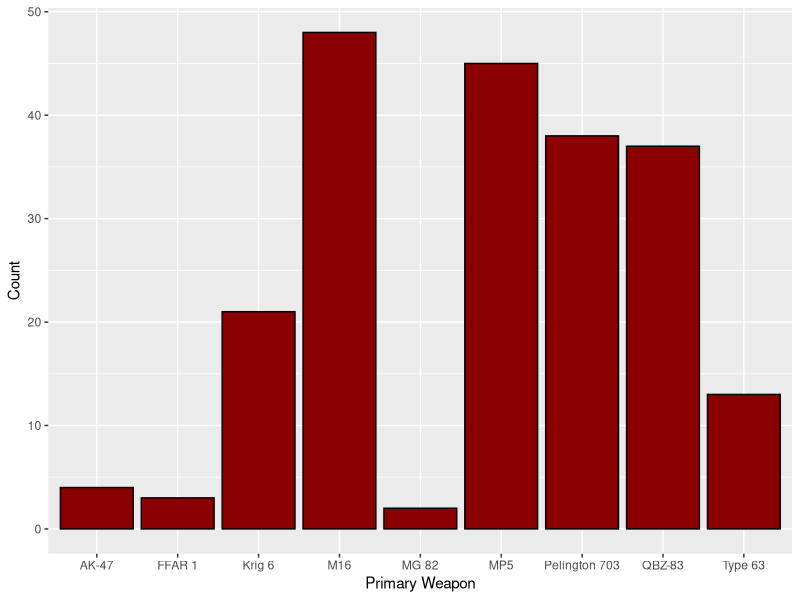
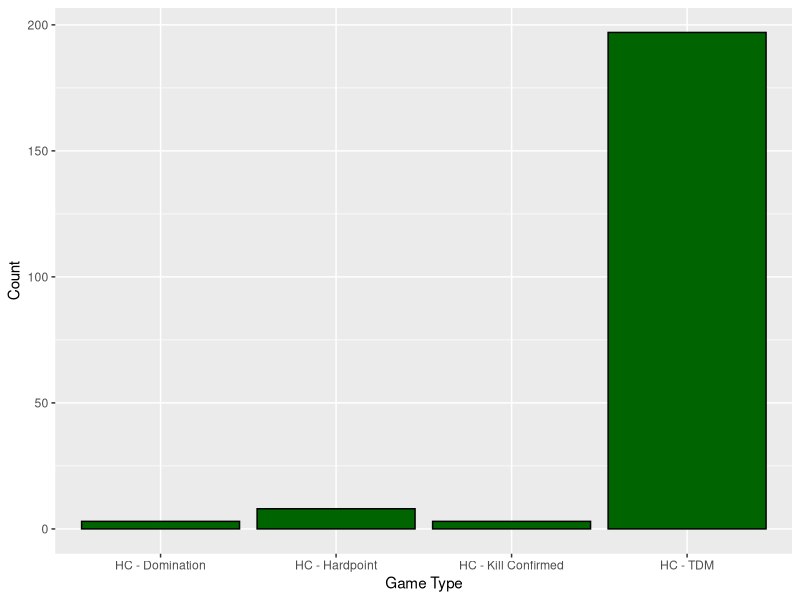
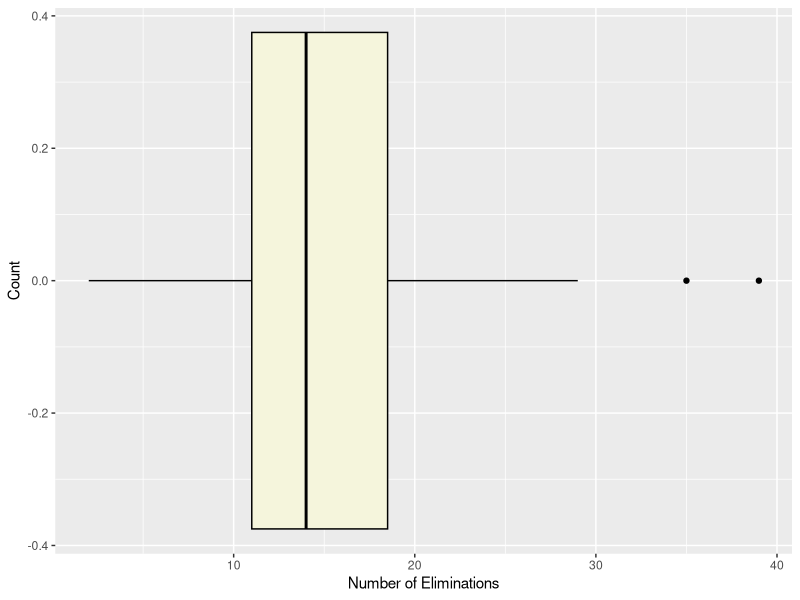
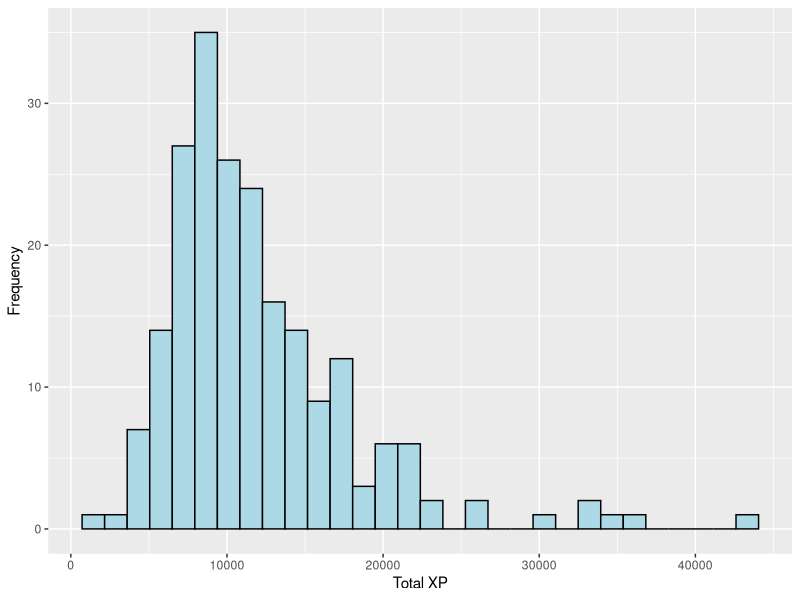
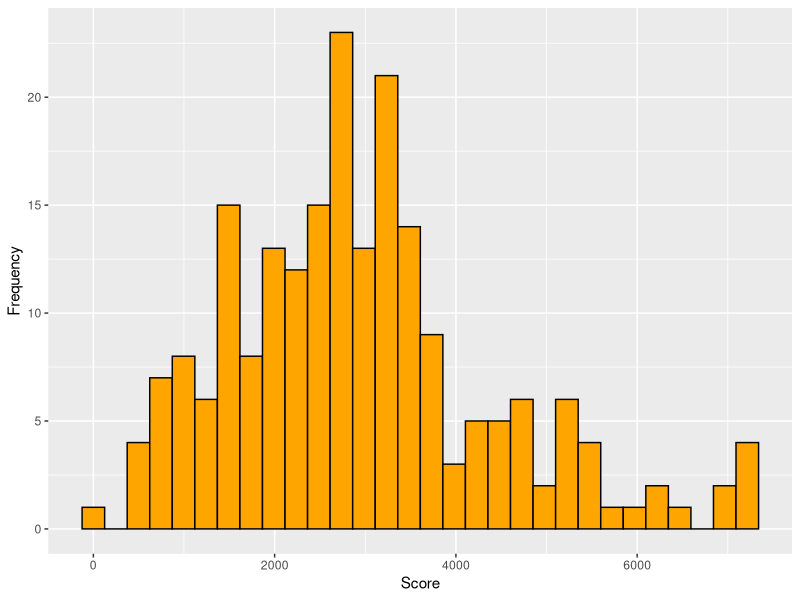
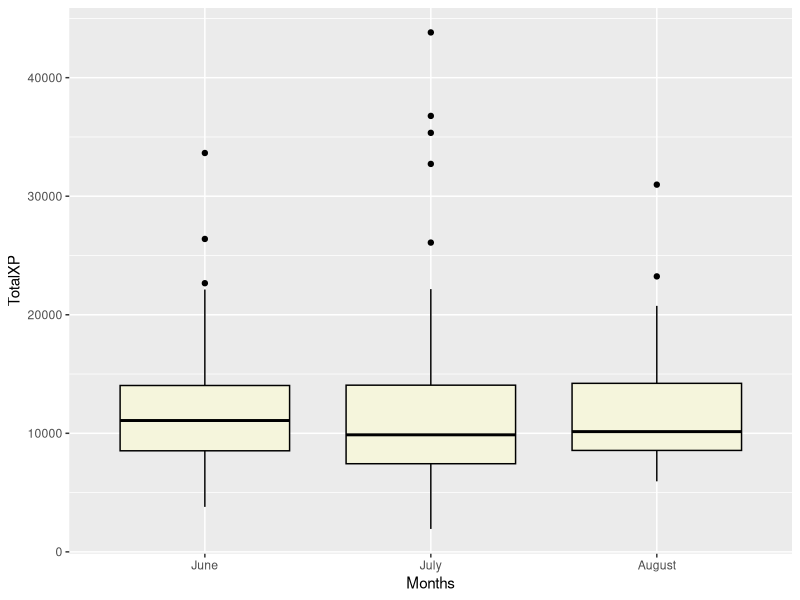
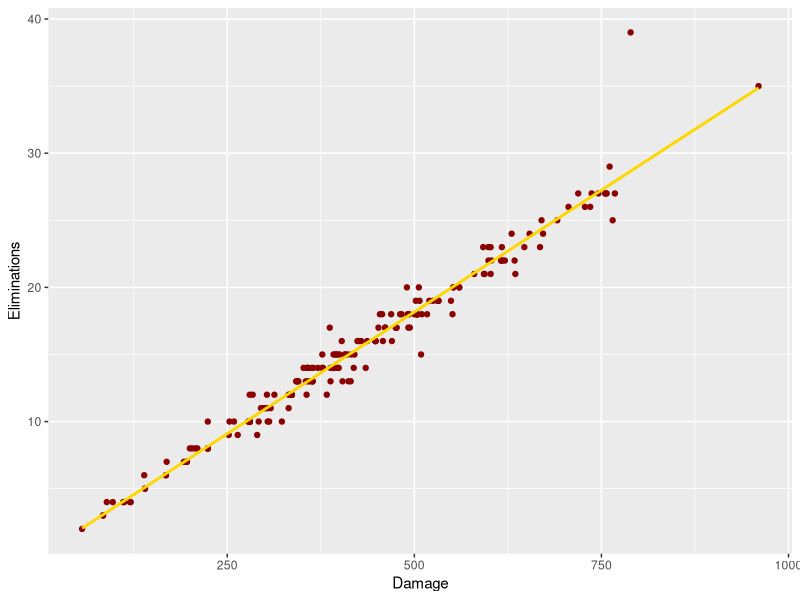

Generate these figures, in order, with R:
## ---- chunk 1
knitr::opts_chunk$set(echo = TRUE)
## ---- chunk 2
library(readxl)
library(tidyverse)
library(lubridate)
data <- read_xlsx("CODGames2_mp.xlsx")
## ---- chunk 3
# Summary statistics for a categorial variable: "PrimaryWeapon"
PrimaryWeapon <- data$PrimaryWeapon
table(PrimaryWeapon)
prop.table(table(PrimaryWeapon))

# Data visualization for "PrimaryWeapon"
data |>
  ggplot(aes(x = PrimaryWeapon)) +
  geom_bar(fill = "darkred", color = "black") + 
  labs(x = "Primary Weapon", y = "Count")

# Summary statistics for a categorial variable: "GameType"
GameType <- data$GameType
table(GameType)
prop.table(table(GameType))

# Data visualization for "GameType"
data |>
  ggplot(aes(x = GameType)) +
  geom_bar(fill = "darkgreen", color = "black") + 
  labs(x = "Game Type", y = "Count")

# Summary statistics for a quantitative variable: "Eliminations"
Eliminations <- data$Eliminations
summary(Eliminations)
mean(Eliminations, na.rm = TRUE)
median(Eliminations, na.rm = TRUE)
max(Eliminations, na.rm = TRUE)
sd(Eliminations, na.rm = TRUE)

# Data visualization for "Eliminations"
data |>
  ggplot(aes(x = Eliminations)) +
  geom_boxplot(fill = "beige", color = "black") + 
  labs(x = "Number of Eliminations", y = "Count")

# Summary statistics for a quantitative variable: "TotalXP"
TotalXP <- data$TotalXP
summary(TotalXP)
mean(TotalXP, na.rm = TRUE)
median(TotalXP, na.rm = TRUE)
max(TotalXP, na.rm = TRUE)
sd(TotalXP, na.rm = TRUE)

# Data visualization for "TotalXP"
data |>
  ggplot(aes(x = TotalXP)) +
  geom_histogram(fill = "lightblue", color = "black", bins = 30) + 
  labs(x = "Total XP", y = "Frequency")

# Summary statistics for a quantitative variable: "Score"
Score <- data$Score
summary(Score)
mean(Score, na.rm = TRUE)
median(Score, na.rm = TRUE)
max(Score, na.rm = TRUE)
sd(Score, na.rm = TRUE)

# Data visualization for "Score"
data |>
  ggplot(aes(x = Score)) +
  geom_histogram(fill = "orange", color = "black", bins = 30) + 
  labs(x = "Score", y = "Frequency")
## ---- chunk 4
data$Date <- as.Date(data$Date)
## Adding month to the data
data <- mutate(data, Month = month(Date, label = TRUE, abbr = FALSE))

## Side-by-side boxplot using "TotalXP"
ggplot(data, aes(x = Month, y = TotalXP)) +
  geom_boxplot(fill = "beige", color = "black") +
  labs(x = "Months", y = "TotalXP")
  
## ---- chunk 5
ggplot(data, aes(x = Damage, y = Eliminations)) +
  geom_point(color = "darkred") +
  geom_smooth(method = "lm", color = "gold", se = FALSE, formula = y~x)
  labs(x = "Damage", y = "Number of Eliminations")
